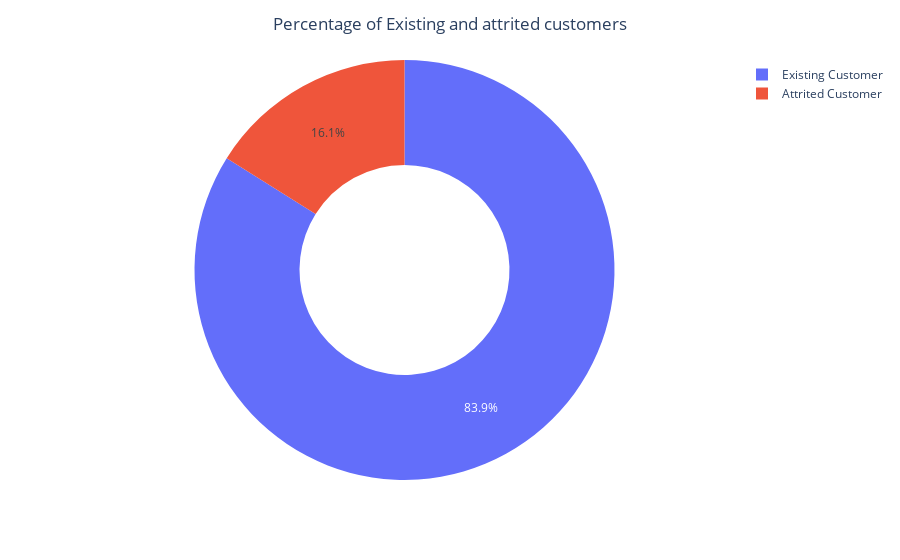

The notebook cell this image was saved under:
### Code cell
fig=px.pie(data, data['Attrition_Flag'], hole=0.5)
fig.update_layout(title="Percentage of Existing and attrited customers", title_x=0.5)
fig.show()

### Figure 1 — Plotly figure (JSON) as saved in the notebook; plotly's stock layout.template omitted (floating-point values rounded to 4 significant figures; data arrays with more than 128 entries replaced by an {"elided": "..."} marker saying what was removed)
{"data": [{"domain": {"x": [0, 1], "y": [0, 1]}, "hole": 0.5, "hovertemplate": "Attrition_Flag=%{label}<extra></extra>", "labels": {"elided": "10127 str values"}, "legendgroup": "", "name": "", "showlegend": true, "type": "pie"}], "layout": {"legend": {"tracegroupgap": 0}, "margin": {"t": 60}, "title": {"text": "Percentage of Existing and attrited customers", "x": 0.5}}}
